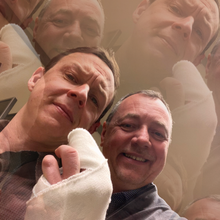
%> input picture U4/s2201.ppm, 220 x 220 px, shrunk from 480 x 480 before the run
$ octave ue4.m   (GNU Octave 9; MATLAB toolbox functions it lacks are replaced by stand-ins)
%> lines starting %> are read from the running program, lines starting %| are printed output that depends on the picture
### U4/dct2D.m
function dct = dct2D(N, data)
    if nargin > 1
        assert(isequal(size(data), [N N]));
        data = double(data);
    end

    dct = zeros(N, N);

    for k1 = 0:N-1
        c1p = (k1*pi)/(2*N);
        Ck1 = 0.5;
        if k1 == 0
            Ck1 = 1/(2*sqrt(2));
        end
        for k2 = 0:N-1
            c2p = (k2*pi)/(2*N);
            Ck2 = 0.5;
            if k2 == 0
                Ck2 = 1/(2*sqrt(2));
            end
            sum = 0;
            for i1 = 0:N-1
                c1 = cos(c1p * (2 * i1 + 1));
                for i2 = 0:N-1
                    c2 = cos(c2p * (2 * i2 + 1));
                    coeff = c1 * c2;
                    if nargin > 1
                        coeff = coeff * data(i1+1, i2+1);
                    end
                    sum = sum + coeff;
                end
            end

            dct(k1+1, k2+1) = Ck1 * Ck2 * sum;
        end
    end
end

### U4/ue4.m
clear
home
close all


image = imread('s2201.ppm');
%> image is the input picture: size 220x220x3 uint8; mean R, G, B 149.8, 112.4, 95.3
gray = rgb2gray(image);
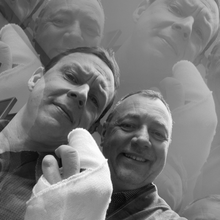
%> gray: size 220x220 uint8; min 8, max 255, mean 121.6

N = 8;
data = int16(gray);

M = length(data) / N;
%> M = 27.5

for j = 0:M-1
    x0 = j*N+1;
    x1 = N*(j+1);
    y0 = j*N+1;
    y1 = N*(j+1);
    d = data(x0:x1,y0:y1);

    dct = dct2D(N, d);

end


x = 0:N-1;
y_ = dct;
%> y_ = [1179.2 -15.53 -3.85 -1.28 -2.5 -0.988 0.511 -0.68; 5.23 -8.83 0.718 -1.31 1.3 -0.792 -0.257 0.305; 5.19 -2.37 -6.63 -0.494 0.597 0.0292 -0.107 -2.25; 3.25 -1.41 2.02 -1.91 0.805 0.0912 0.553 0.63; -1.75 -7.1 -0.231 2.48 7.11e-15 0.796 0.0957 1.1; 6.22 2.15 -3.44 -0.25 0.89 -1.43 -0.655 -0.381; -0.528 0.023 3.64 -0.188 -0.518 -0.072 -0.62 -0.259; 0.151 -2.54 -2.42 0.762 2 0.41 0.803 0.175]

figure
for i = 1:N
    y = y_(:,i);
    subplot(N/4, N/2, i);
    plot(x, y);
    title(strcat('k = ', string(i)));
end
%> this loop made 8 passes
%> y on passes 1 to 8: [1179.2; 5.23; 5.19; 3.25; -1.75; 6.22; -0.528; 0.151], [-15.53; -8.83; -2.37; -1.41; -7.1; 2.15; 0.023; -2.54], [-3.85; 0.718; -6.63; 2.02; -0.231; -3.44; 3.64; -2.42], [-1.28; -1.31; -0.494; -1.91; 2.48; -0.25; -0.188; 0.762], [-2.5; 1.3; 0.597; 0.805; 7.11e-15; 0.89; -0.518; 2], [-0.988; -0.792; 0.0292; 0.0912; 0.796; -1.43; -0.072; 0.41], [0.511; -0.257; -0.107; 0.553; 0.0957; -0.655; -0.62; 0.803], [-0.68; 0.305; -2.25; 0.63; 1.1; -0.381; -0.259; 0.175]
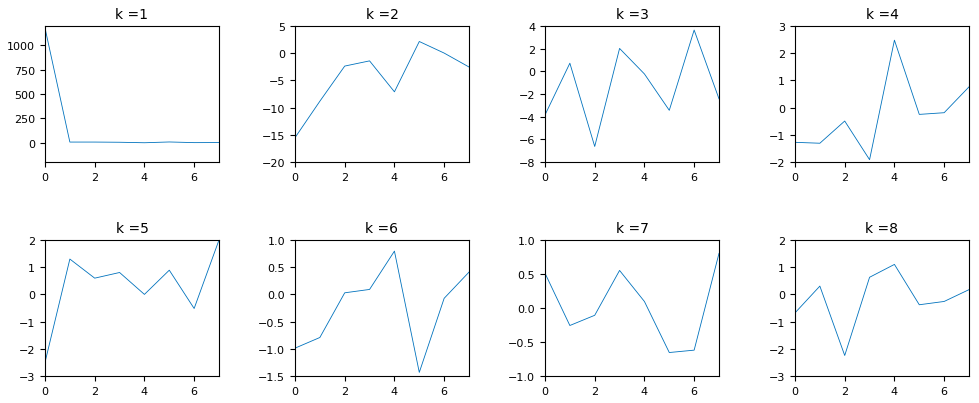
%> figure redrawn from the program's plot data, 8 panels
